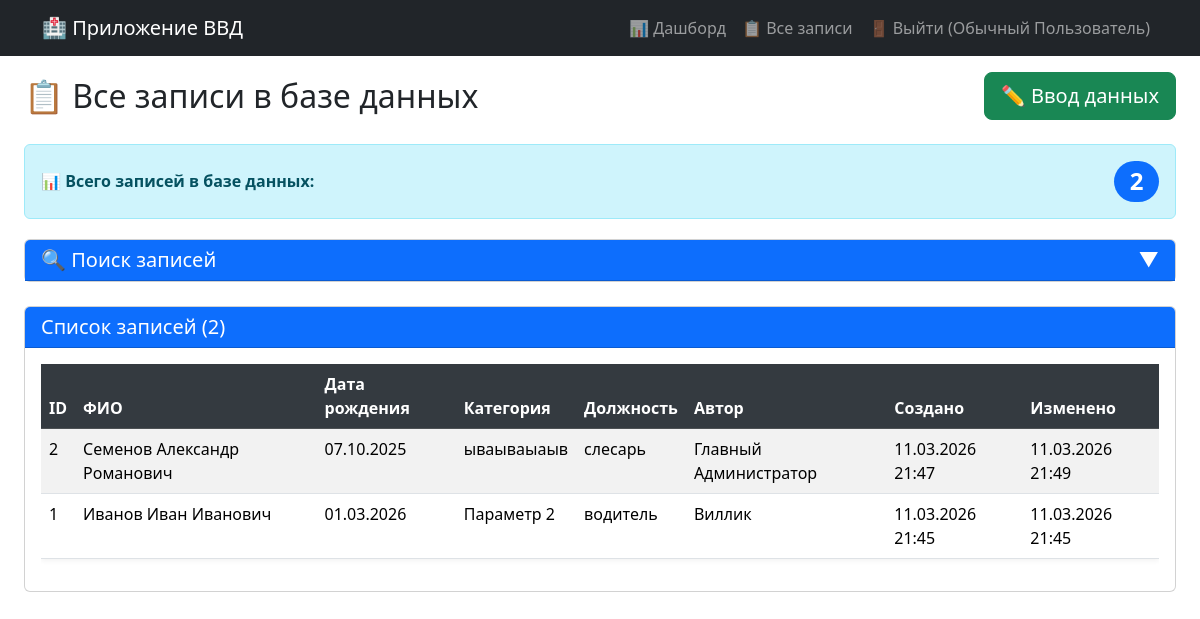
Page /records (signed in) on the earlier database version.
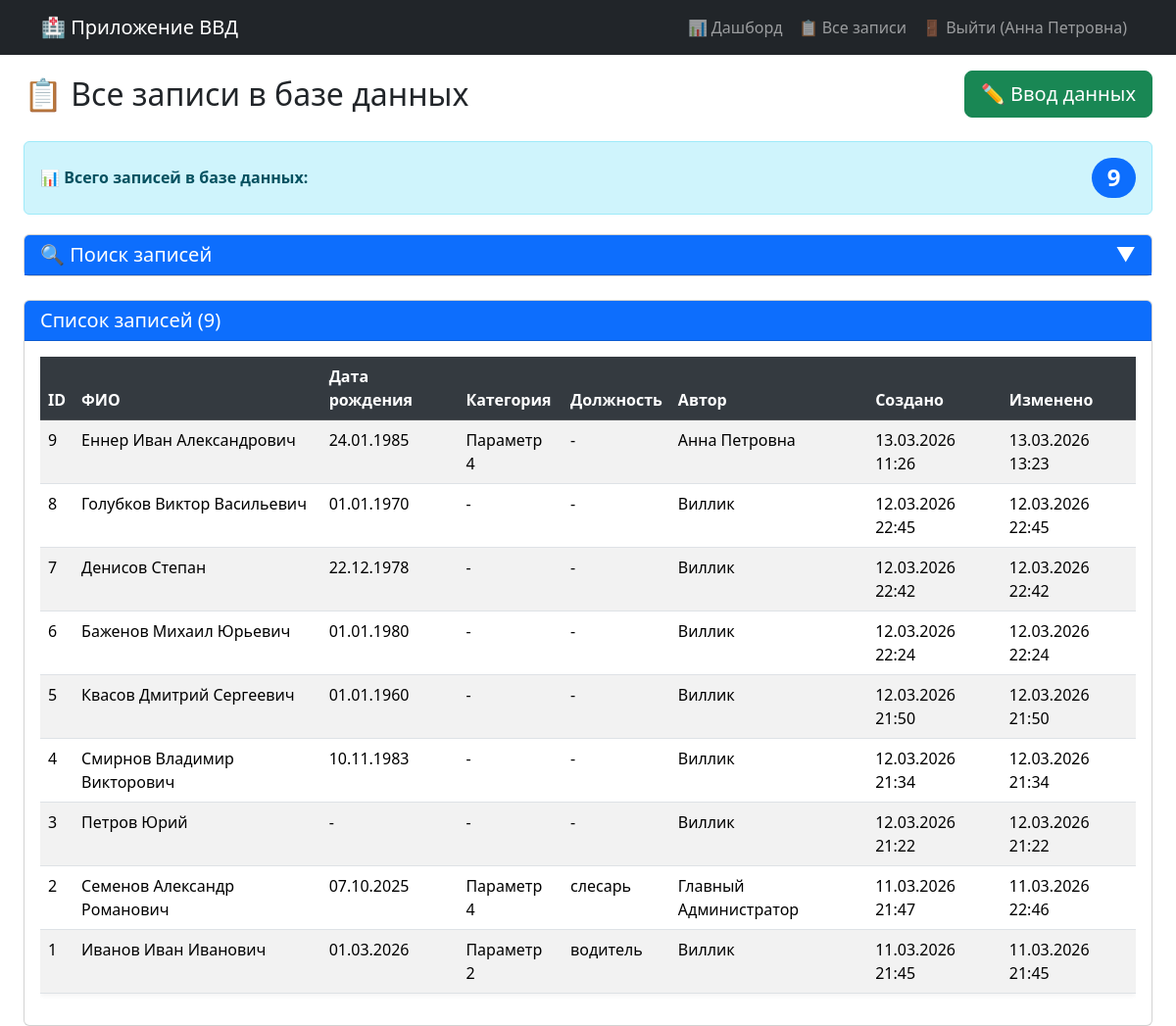
Same page on the later database version.
### models.py (models this page shows, shortened)
class User(UserMixin, db.Model):
    __tablename__ = 'users'  # Явно указываем имя таблицы Алиса
    __table_args__ = {'extend_existing': True}  # Добавлено!
    id = db.Column(db.Integer, primary_key=True)
    username = db.Column(db.String(80), unique=True, nullable=False)
    password = db.Column(db.String(200), nullable=False)
    full_name = db.Column(db.String(100))
    role = db.Column(db.String(20), default='user')
    entries = db.relationship('PersonData', backref='author', lazy=True, cascade='all, delete-orphan')

class PersonData(db.Model):
    __tablename__ = 'person_data'  # Новое имя таблицы!
    __table_args__ = {'extend_existing': True}  # Добавлено!
    id = db.Column(db.Integer, primary_key=True)
    last_name = db.Column(db.String(100))
    first_name = db.Column(db.String(100))
    middle_name = db.Column(db.String(100))
    birth_date = db.Column(db.Date)
    date2 = db.Column(db.Date)
    place2 = db.Column(db.String(255))
    category = db.Column(db.String(200))
    category_custom = db.Column(db.String(200))
    position = db.Column(db.String(200))
    rank = db.Column(db.String(100))
    number = db.Column(db.String(100))
    lp = db.Column(db.String(255))
    lp_reason = db.Column(db.String(1000))
    place = db.Column(db.String(200))
    ppr = db.Column(db.String(200))
    place2_field = db.Column(db.String(200))
    date4 = db.Column(db.Date)
    ee = db.Column(db.Date)
    ee4 = db.Column(db.Date)
    created_at = db.Column(db.DateTime, default=datetime.now)
    updated_at = db.Column(db.DateTime, default=datetime.now, onupdate=datetime.now)
    user_id = db.Column(db.Integer, db.ForeignKey('users.id'), nullable=False)
    edit_history = db.relationship('EditHistory', backref='record', lazy='dynamic', cascade='all, delete-orphan')
    relatives_list = db.relationship('Relative', back_populates='main_person', lazy=True, cascade='all, delete-orphan')

### app.py (the view)
@app.route('/records')
@login_required
def all_records():
    query = PersonData.query
    search_last_name = request.args.get('search_last_name', '')
    if search_last_name:
        query = query.filter(PersonData.last_name.ilike(f'%{search_last_name}%'))
    search_user = request.args.get('search_user', '')
    if search_user:
        query = query.join(PersonData.author).filter(User.full_name.ilike(f'%{search_user}%'))
    search_birth_date = request.args.get('search_birth_date', '')
    if search_birth_date:
        try:
            birth_date = datetime.strptime(search_birth_date, '%Y-%m-%d').date()
            query = query.filter(PersonData.birth_date == birth_date)
        except ValueError:
            flash('Неверный формат даты рождения','warning')
    records = query.order_by(PersonData.created_at.desc()).all()
    total_all_records = PersonData.query.count()  # Общее количество ВСЕХ записей
    current_records = len(records)                # Количество записей по текущему поиску
    return render_template(
        'all_records.html',
        records=records,
        search_last_name=search_last_name,
        search_user=search_user,
        search_birth_date=search_birth_date,
        total_all_records=total_all_records,
        current_records=current_records
    )

### app.py (called while the page is built)
@login_manager.user_loader
def load_user(user_id):
    return db.session.get(User, int(user_id)) #User.query.get(int(user_id))

### templates/all_records.html (shortened to what this page needs)
{% extends "base.html" %}
{% block content %}
<div class="container-fluid">
    <div class="d-flex justify-content-between align-items-center mb-4">
        <h2 class="mb-0">📋 Все записи в базе данных</h2>
        <a href="{{ url_for('input_data') }}" class="btn btn-success btn-lg">
            ✏️ Ввод данных
        </a>
    </div>
    <div class="stats-row">
        <div class="alert alert-info d-flex justify-content-between align-items-center" role="alert">
            <span>📊 <strong>Всего записей в базе данных:</strong></span>
            <span class="badge bg-primary rounded-pill fs-4">{{ total_all_records }}</span>
        </div>
    </div>
    <div class="card mb-4">
        <div class="card-header bg-primary text-white" style="cursor: pointer;" onclick="toggleSearch()">
            <h5 class="mb-0 d-flex justify-content-between align-items-center">
                <span>🔍 Поиск записей</span>
                <span id="searchToggleIcon">▼</span>
            </h5>
        </div>
    </div>
    <div class="card">
        <div class="card-header bg-primary text-white d-flex justify-content-between align-items-center">
            <h5 class="mb-0">Список записей ({{ records|length }})</h5>
        </div>
        <div class="card-body">
            {% if records %}
            <div class="table-responsive">
                <table class="table table-striped table-hover">
                    <thead class="table-dark">
                        <tr>
                            <th>ID</th>
                            <th>ФИО</th>
                            <th>Дата рождения</th>
                            <th>Категория</th>
                            <th>Должность</th>
                            <th>Автор</th>
                            <th>Создано</th>
                            <th>Изменено</th>
                        </tr>
                    </thead>
                    <tbody>
                        {% for record in records %}
                        <tr class="clickable-row" onclick="window.location='{{ url_for('edit_record', record_id=record.id) }}'">
                            <td>{{ record.id }}</td>
                            <td>{{ record.last_name }} {{ record.first_name }} {{ record.middle_name }}</td>
                            <td>{{ record.birth_date.strftime('%d.%m.%Y') if record.birth_date else '-' }}</td>
                            <td>{{ record.category or '-' }}</td>
                            <td>{{ record.position or '-' }}</td>
                            <td>{{ record.author.full_name or record.author.username }}</td>
                            <td>{{ record.created_at.strftime('%d.%m.%Y %H:%M') }}</td>
                            <td>{{ record.updated_at.strftime('%d.%m.%Y %H:%M') if record.updated_at else '-' }}</td>
                        </tr>
                        {% endfor %}
                    </tbody>
                </table>
            </div>
            {% endif %}
        </div>
    </div>
</div>
{% endblock %}

### templates/base.html (shortened to what this page needs)
<!DOCTYPE html>
<html lang="ru">
<head>
    {{ bootstrap.load_css() }}
</head>
<body>
    <nav class="navbar navbar-expand-lg navbar-dark bg-dark">
        <div class="container">
            <a class="navbar-brand" href="{{ url_for('dashboard') }}">🏥 Приложение ВВД</a>
            <div class="collapse navbar-collapse" id="navbarNav">
                <ul class="navbar-nav ms-auto">
                    {% if current_user.is_authenticated %}
                        <li class="nav-item">
                            <a class="nav-link" href="{{ url_for('dashboard') }}">📊 Дашборд</a>
                        </li>
                        <li class="nav-item">
                            <a class="nav-link" href="{{ url_for('all_records') }}">📋 Все записи</a>
                        </li>
                        <li class="nav-item">
                            <a class="nav-link" href="{{ url_for('logout') }}">🚪 Выйти ({{ current_user.full_name }})</a>
                        </li>
                    {% else %}
                        <li class="nav-item">
                            <a class="nav-link" href="{{ url_for('login') }}">🔐 Вход</a>
                        </li>
                    {% endif %}
                </ul>
            </div>
        </div>
    </nav>
    <main class="container-fluid mt-3">
        {% block content %}{% endblock %}
    </main>
</body>
</html>

### templates/all_records.html (style rules this page uses)
.clickable-row { cursor: pointer; transition: background-color 0.2s ease; }
.clickable-row td { position: relative; }
.stats-row { margin-bottom: 20px; }
.table { box-shadow: 0 2px 5px rgba(0,0,0,0.05); }
.table thead th { background-color: #343a40; color: white; position: sticky; top: 0; z-index: 10; }

Differences in the rows shown:
changed User: full_name "Обычный Пользователь" → "Анна Петровна"
added PersonData: id "9", last_name "Еннер", first_name "Иван", middle_name "Александрович", birth_date "24.01.1985", category "Параметр 4", position "-", author "Анна Петровна", created_at "13.03.2026 11:26", updated_at "13.03.2026 13:23"
added PersonData: id "8", last_name "Голубков", first_name "Виктор", middle_name "Васильевич", birth_date "01.01.1970", category "-", position "-", author "Виллик", created_at "12.03.2026 22:45", updated_at "12.03.2026 22:45"
added PersonData: id "7", last_name "Денисов", first_name "Степан", birth_date "22.12.1978", category "-", position "-", author "Виллик", created_at "12.03.2026 22:42", updated_at "12.03.2026 22:42"
added PersonData: id "6", last_name "Баженов", first_name "Михаил", middle_name "Юрьевич", birth_date "01.01.1980", category "-", position "-", author "Виллик", created_at "12.03.2026 22:24", updated_at "12.03.2026 22:24"
added PersonData: id "5", last_name "Квасов", first_name "Дмитрий", middle_name "Сергеевич", birth_date "01.01.1960", category "-", position "-", author "Виллик", created_at "12.03.2026 21:50", updated_at "12.03.2026 21:50"
added PersonData: id "4", last_name "Смирнов", first_name "Владимир", middle_name "Викторович", birth_date "10.11.1983", category "-", position "-", author "Виллик", created_at "12.03.2026 21:34", updated_at "12.03.2026 21:34"
added PersonData: id "3", last_name "Петров", first_name "Юрий", birth_date "-", category "-", position "-", author "Виллик", created_at "12.03.2026 21:22", updated_at "12.03.2026 21:22"
changed PersonData "Семенов": category "ываываыаыв" → "Параметр 4"; updated_at "11.03.2026 21:49" → "11.03.2026 22:46"
Other differences:
{{ total_all_records }}: "2" → "9"
{{ records|length }}: "2" → "9"
